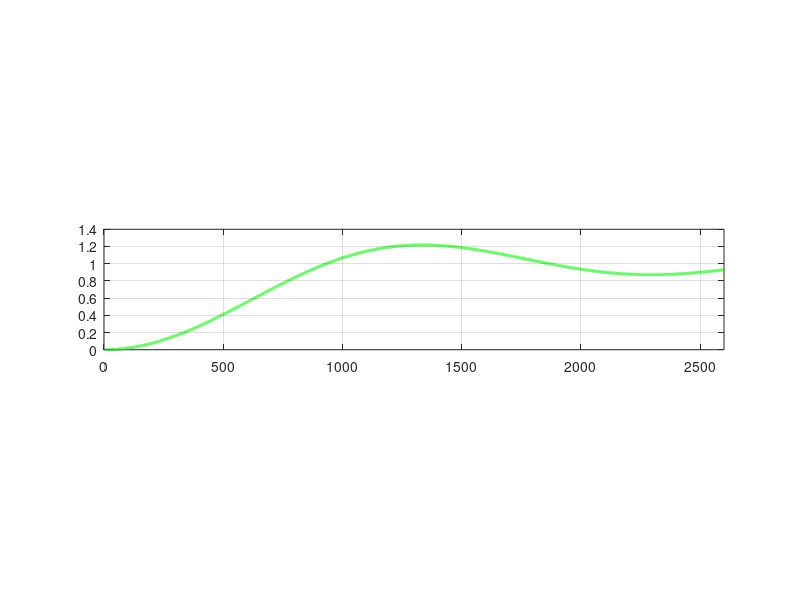

Here is the MATLAB script that generated this plot:
clear
%% filtr Fedorenko 
f=1:0.05:2600;

        Lave1=500000; % 700 km (1point = 7.8km)
%         Lave2=557*2; % 70 km
 
for i=1:length(f)
    H(i)=1-297*sin(f(i)/297)/f(i); % A4Kh of filtr
end

figure
    subplot(312); plot(f,abs(H),'g','LineWidth',2); 
        set(gca,'XLim',[0 max(f)]); grid on
